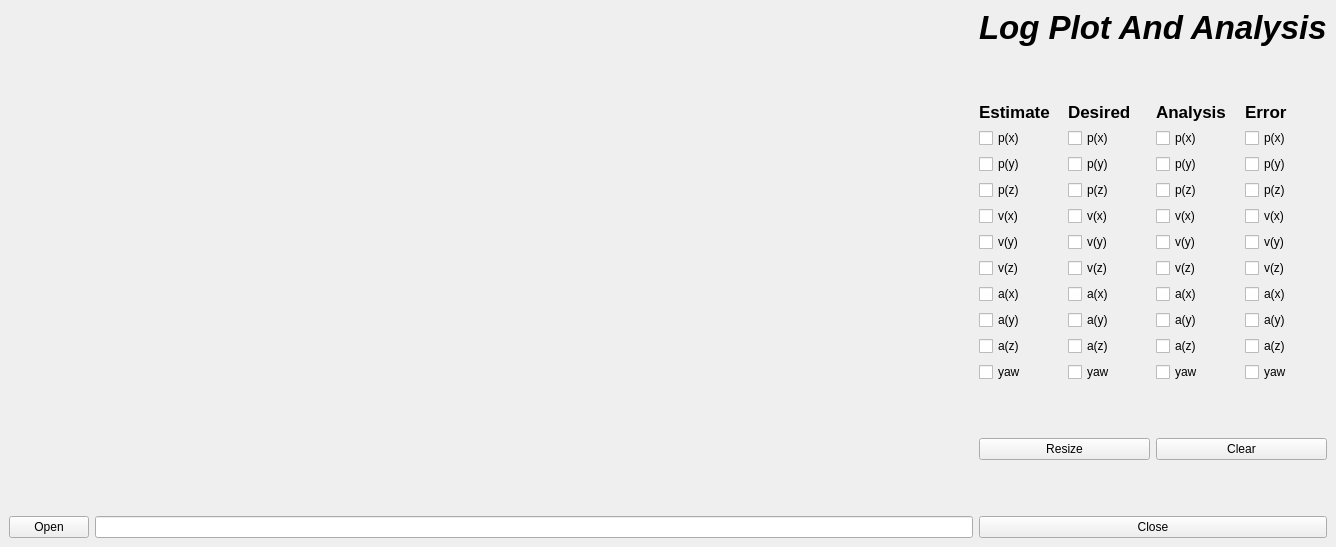
<?xml version="1.0" encoding="UTF-8"?>
<ui version="4.0">
 <class>LogPlot</class>
 <widget class="QMainWindow" name="LogPlot">
  <property name="geometry">
   <rect>
    <x>0</x>
    <y>0</y>
    <width>1336</width>
    <height>547</height>
   </rect>
  </property>
  <property name="windowTitle">
   <string>LogPlot</string>
  </property>
  <widget class="QWidget" name="centralwidget">
   <layout class="QGridLayout" name="gridLayout_2">
    <item row="0" column="0">
     <layout class="QGridLayout" name="gridLayout">
      <item row="0" column="1">
       <widget class="QLabel" name="label">
        <property name="font">
         <font>
          <pointsize>25</pointsize>
          <weight>75</weight>
          <italic>true</italic>
          <bold>true</bold>
          <strikeout>false</strikeout>
          <kerning>true</kerning>
         </font>
        </property>
        <property name="text">
         <string>Log Plot And Analysis</string>
        </property>
       </widget>
      </item>
      <item row="1" column="1">
       <spacer name="verticalSpacer_3">
        <property name="orientation">
         <enum>Qt::Vertical</enum>
        </property>
        <property name="sizeHint" stdset="0">
         <size>
          <width>20</width>
          <height>18</height>
         </size>
        </property>
       </spacer>
      </item>
      <item row="2" column="1">
       <layout class="QHBoxLayout" name="horizontalLayout_2">
        <item>
         <widget class="QLabel" name="label_3">
          <property name="font">
           <font>
            <pointsize>13</pointsize>
            <weight>75</weight>
            <bold>true</bold>
           </font>
          </property>
          <property name="text">
           <string>Estimate</string>
          </property>
         </widget>
        </item>
        <item>
         <widget class="QLabel" name="label_2">
          <property name="font">
           <font>
            <pointsize>13</pointsize>
            <weight>75</weight>
            <bold>true</bold>
           </font>
          </property>
          <property name="text">
           <string>Desired</string>
          </property>
         </widget>
        </item>
        <item>
         <widget class="QLabel" name="label_5">
          <property name="font">
           <font>
            <pointsize>13</pointsize>
            <weight>75</weight>
            <bold>true</bold>
           </font>
          </property>
          <property name="text">
           <string>Analysis</string>
          </property>
         </widget>
        </item>
        <item>
         <widget class="QLabel" name="label_4">
          <property name="font">
           <font>
            <pointsize>13</pointsize>
            <weight>75</weight>
            <bold>true</bold>
           </font>
          </property>
          <property name="text">
           <string>Error</string>
          </property>
         </widget>
        </item>
       </layout>
      </item>
      <item row="3" column="1">
       <layout class="QHBoxLayout" name="horizontalLayout_3">
        <item>
         <layout class="QVBoxLayout" name="verticalLayout_4">
          <item>
           <widget class="QCheckBox" name="est_px">
            <property name="text">
             <string>p(x)</string>
            </property>
           </widget>
          </item>
          <item>
           <widget class="QCheckBox" name="est_py">
            <property name="text">
             <string>p(y)</string>
            </property>
           </widget>
          </item>
          <item>
           <widget class="QCheckBox" name="est_pz">
            <property name="text">
             <string>p(z)</string>
            </property>
           </widget>
          </item>
          <item>
           <widget class="QCheckBox" name="est_vx">
            <property name="text">
             <string>v(x)</string>
            </property>
           </widget>
          </item>
          <item>
           <widget class="QCheckBox" name="est_vy">
            <property name="text">
             <string>v(y)</string>
            </property>
           </widget>
          </item>
          <item>
           <widget class="QCheckBox" name="est_vz">
            <property name="text">
             <string>v(z)</string>
            </property>
           </widget>
          </item>
          <item>
           <widget class="QCheckBox" name="est_ax">
            <property name="text">
             <string>a(x)</string>
            </property>
           </widget>
          </item>
          <item>
           <widget class="QCheckBox" name="est_ay">
            <property name="text">
             <string>a(y)</string>
            </property>
           </widget>
          </item>
          <item>
           <widget class="QCheckBox" name="est_az">
            <property name="text">
             <string>a(z)</string>
            </property>
           </widget>
          </item>
          <item>
           <widget class="QCheckBox" name="est_yaw">
            <property name="text">
             <string>yaw</string>
            </property>
           </widget>
          </item>
         </layout>
        </item>
        <item>
         <layout class="QVBoxLayout" name="verticalLayout_3">
          <item>
           <widget class="QCheckBox" name="des_px">
            <property name="text">
             <string>p(x)</string>
            </property>
           </widget>
          </item>
          <item>
           <widget class="QCheckBox" name="des_py">
            <property name="text">
             <string>p(y)</string>
            </property>
           </widget>
          </item>
          <item>
           <widget class="QCheckBox" name="des_pz">
            <property name="text">
             <string>p(z)</string>
            </property>
           </widget>
          </item>
          <item>
           <widget class="QCheckBox" name="des_vx">
            <property name="text">
             <string>v(x)</string>
            </property>
           </widget>
          </item>
          <item>
           <widget class="QCheckBox" name="des_vy">
            <property name="text">
             <string>v(y)</string>
            </property>
           </widget>
          </item>
          <item>
           <widget class="QCheckBox" name="des_vz">
            <property name="text">
             <string>v(z)</string>
            </property>
           </widget>
          </item>
          <item>
           <widget class="QCheckBox" name="des_ax">
            <property name="text">
             <string>a(x)</string>
            </property>
           </widget>
          </item>
          <item>
           <widget class="QCheckBox" name="des_ay">
            <property name="text">
             <string>a(y)</string>
            </property>
           </widget>
          </item>
          <item>
           <widget class="QCheckBox" name="des_az">
            <property name="text">
             <string>a(z)</string>
            </property>
           </widget>
          </item>
          <item>
           <widget class="QCheckBox" name="est_yaw_2">
            <property name="text">
             <string>yaw</string>
            </property>
            <property name="checkable">
             <bool>false</bool>
            </property>
           </widget>
          </item>
         </layout>
        </item>
        <item>
         <layout class="QVBoxLayout" name="verticalLayout_2">
          <item>
           <widget class="QCheckBox" name="ana_px">
            <property name="text">
             <string>p(x)</string>
            </property>
           </widget>
          </item>
          <item>
           <widget class="QCheckBox" name="ana_py">
            <property name="text">
             <string>p(y)</string>
            </property>
           </widget>
          </item>
          <item>
           <widget class="QCheckBox" name="ana_pz">
            <property name="text">
             <string>p(z)</string>
            </property>
           </widget>
          </item>
          <item>
           <widget class="QCheckBox" name="ana_vx">
            <property name="text">
             <string>v(x)</string>
            </property>
           </widget>
          </item>
          <item>
           <widget class="QCheckBox" name="ana_vy">
            <property name="text">
             <string>v(y)</string>
            </property>
           </widget>
          </item>
          <item>
           <widget class="QCheckBox" name="ana_vz">
            <property name="text">
             <string>v(z)</string>
            </property>
           </widget>
          </item>
          <item>
           <widget class="QCheckBox" name="ana_ax">
            <property name="text">
             <string>a(x)</string>
            </property>
            <property name="checkable">
             <bool>false</bool>
            </property>
           </widget>
          </item>
          <item>
           <widget class="QCheckBox" name="ana_ay">
            <property name="text">
             <string>a(y)</string>
            </property>
            <property name="checkable">
             <bool>false</bool>
            </property>
           </widget>
          </item>
          <item>
           <widget class="QCheckBox" name="ana_az">
            <property name="text">
             <string>a(z)</string>
            </property>
            <property name="checkable">
             <bool>false</bool>
            </property>
           </widget>
          </item>
          <item>
           <widget class="QCheckBox" name="ana_yaw">
            <property name="text">
             <string>yaw</string>
            </property>
            <property name="checkable">
             <bool>false</bool>
            </property>
           </widget>
          </item>
         </layout>
        </item>
        <item>
         <layout class="QVBoxLayout" name="verticalLayout">
          <item>
           <widget class="QCheckBox" name="err_px">
            <property name="text">
             <string>p(x)</string>
            </property>
           </widget>
          </item>
          <item>
           <widget class="QCheckBox" name="err_py">
            <property name="text">
             <string>p(y)</string>
            </property>
           </widget>
          </item>
          <item>
           <widget class="QCheckBox" name="err_pz">
            <property name="text">
             <string>p(z)</string>
            </property>
           </widget>
          </item>
          <item>
           <widget class="QCheckBox" name="err_vx">
            <property name="text">
             <string>v(x)</string>
            </property>
           </widget>
          </item>
          <item>
           <widget class="QCheckBox" name="err_vy">
            <property name="text">
             <string>v(y)</string>
            </property>
           </widget>
          </item>
          <item>
           <widget class="QCheckBox" name="err_vz">
            <property name="text">
             <string>v(z)</string>
            </property>
           </widget>
          </item>
          <item>
           <widget class="QCheckBox" name="err_ax">
            <property name="text">
             <string>a(x)</string>
            </property>
           </widget>
          </item>
          <item>
           <widget class="QCheckBox" name="err_ay">
            <property name="text">
             <string>a(y)</string>
            </property>
           </widget>
          </item>
          <item>
           <widget class="QCheckBox" name="err_az">
            <property name="text">
             <string>a(z)</string>
            </property>
           </widget>
          </item>
          <item>
           <widget class="QCheckBox" name="err_yaw">
            <property name="text">
             <string>yaw</string>
            </property>
            <property name="checkable">
             <bool>false</bool>
            </property>
           </widget>
          </item>
         </layout>
        </item>
       </layout>
      </item>
      <item row="4" column="1">
       <spacer name="verticalSpacer_4">
        <property name="orientation">
         <enum>Qt::Vertical</enum>
        </property>
        <property name="sizeHint" stdset="0">
         <size>
          <width>20</width>
          <height>13</height>
         </size>
        </property>
       </spacer>
      </item>
      <item row="5" column="1">
       <layout class="QHBoxLayout" name="horizontalLayout_4">
        <item>
         <widget class="QPushButton" name="plotButton">
          <property name="text">
           <string>Resize</string>
          </property>
         </widget>
        </item>
        <item>
         <widget class="QPushButton" name="clearButton">
          <property name="text">
           <string>Clear</string>
          </property>
         </widget>
        </item>
       </layout>
      </item>
      <item row="6" column="1">
       <spacer name="verticalSpacer_5">
        <property name="orientation">
         <enum>Qt::Vertical</enum>
        </property>
        <property name="sizeHint" stdset="0">
         <size>
          <width>20</width>
          <height>13</height>
         </size>
        </property>
       </spacer>
      </item>
      <item row="7" column="0">
       <layout class="QHBoxLayout" name="horizontalLayout">
        <item>
         <widget class="QPushButton" name="openButton">
          <property name="text">
           <string>Open</string>
          </property>
         </widget>
        </item>
        <item>
         <widget class="QLineEdit" name="fileName"/>
        </item>
       </layout>
      </item>
      <item row="7" column="1">
       <widget class="QPushButton" name="pushButton">
        <property name="text">
         <string>Close</string>
        </property>
       </widget>
      </item>
      <item row="0" column="0" rowspan="7">
       <widget class="QCustomPlot" name="customPlot" native="true"/>
      </item>
     </layout>
    </item>
   </layout>
  </widget>
 </widget>
 <customwidgets>
  <customwidget>
   <class>QCustomPlot</class>
   <extends>QWidget</extends>
   <header>qcustomplot.h</header>
   <container>1</container>
  </customwidget>
 </customwidgets>
 <resources/>
 <connections>
  <connection>
   <sender>pushButton</sender>
   <signal>clicked()</signal>
   <receiver>LogPlot</receiver>
   <slot>close()</slot>
   <hints>
    <hint type="sourcelabel">
     <x>960</x>
     <y>531</y>
    </hint>
    <hint type="destinationlabel">
     <x>963</x>
     <y>554</y>
    </hint>
   </hints>
  </connection>
 </connections>
</ui>
